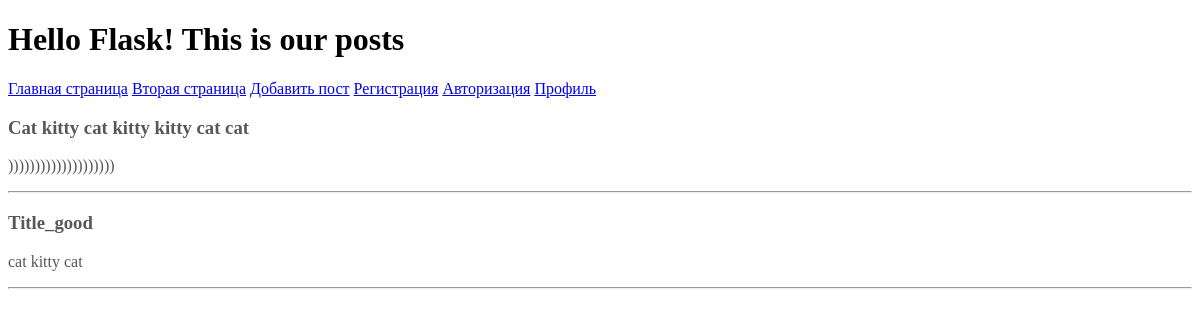
The page / on the database its author committed.
### tables this page shows
CREATE TABLE mainmenu (
    id INTEGER PRIMARY KEY AUTOINCREMENT,
    title TEXT NOT NULL,
    url TEXT NOT NULL
);

CREATE TABLE posts (
    id INTEGER PRIMARY KEY AUTOINCREMENT,
    title text NOT NULL UNIQUE,
    content text NOT NULL,
    pub_date integer NOT NULL
);

### flaskapp.py (the view)
@app.route('/')
def index():
    fdb = FlaskDataBase(get_db())
    return render_template(
        'index.html',
        menu_url=fdb.get_menu(),
        posts=fdb.get_posts()
    )

### flask_database.py (called while the page is built)
    def get_menu(self):
        query = "SELECT * from mainmenu"
        try:
            self.__cur.execute(query)
            res = self.__cur.fetchall()
            if res:
                return res
        except Exception as e:
            print(f"Unexpected exception {e}")
        return []

    def get_posts(self):
        try:
            self.__cur.execute(
                "SELECT id, title, content FROM posts ORDER BY pub_date DESC"
            )
            res = self.__cur.fetchall()
            if res:
                return res
        except sqlite3.Error as e:
            print(f"Exception in getting posts list: {e}")
        return []

### flaskapp.py (called while the page is built)
def connect_db():
    conn = sqlite3.connect(app.config['DATABASE'])
    conn.row_factory = sqlite3.Row
    return conn

def get_db():
    if not hasattr(g, 'link_db'):
        g.link_db = connect_db()
    return g.link_db

### templates/index.html
{% extends 'base.html' %}
{% block header %}
<h1>Hello Flask! This is our posts</h1>
{% endblock %}
{% block content %}
{% for p in posts %}
<a class="post-link" href="{{ url_for('post_content', post_id=p.id)}}">
    <div class="post">
        <h3>{{ p.title }}</h3>
        <p>{{ p.content[:30] | striptags }}</p>
    </div>
</a>
<hr>
{% endfor %}
{% endblock %}

### templates/base.html (shortened to what this page needs)
<!doctype html>
<html lang="en">
<head>
    <link rel="stylesheet" href="{{ url_for('static', filename='css/style.css')}}">
</head>
<body>
{% block header %}{% endblock %}
{% for m in menu_url %}
<a href="{{ url_for(m.url) }}">{{ m.title }}</a>
{% endfor %}
{% block content %}
{% endblock %}
</body>
</html>

### static/css/style.css (style rules this page uses)
.post-link { text-decoration: none; color: #575757; }

### rows shown on the page
mainmenu: title "Главная страница"
mainmenu: title "Вторая страница"
mainmenu: title "Добавить пост"
mainmenu: title "Регистрация"
mainmenu: title "Авторизация"
mainmenu: title "Профиль"
posts: title "Cat kitty cat kitty kitty cat cat", content "))))))))))))))))))))"
posts: title "Title_good", content "cat kitty cat"
